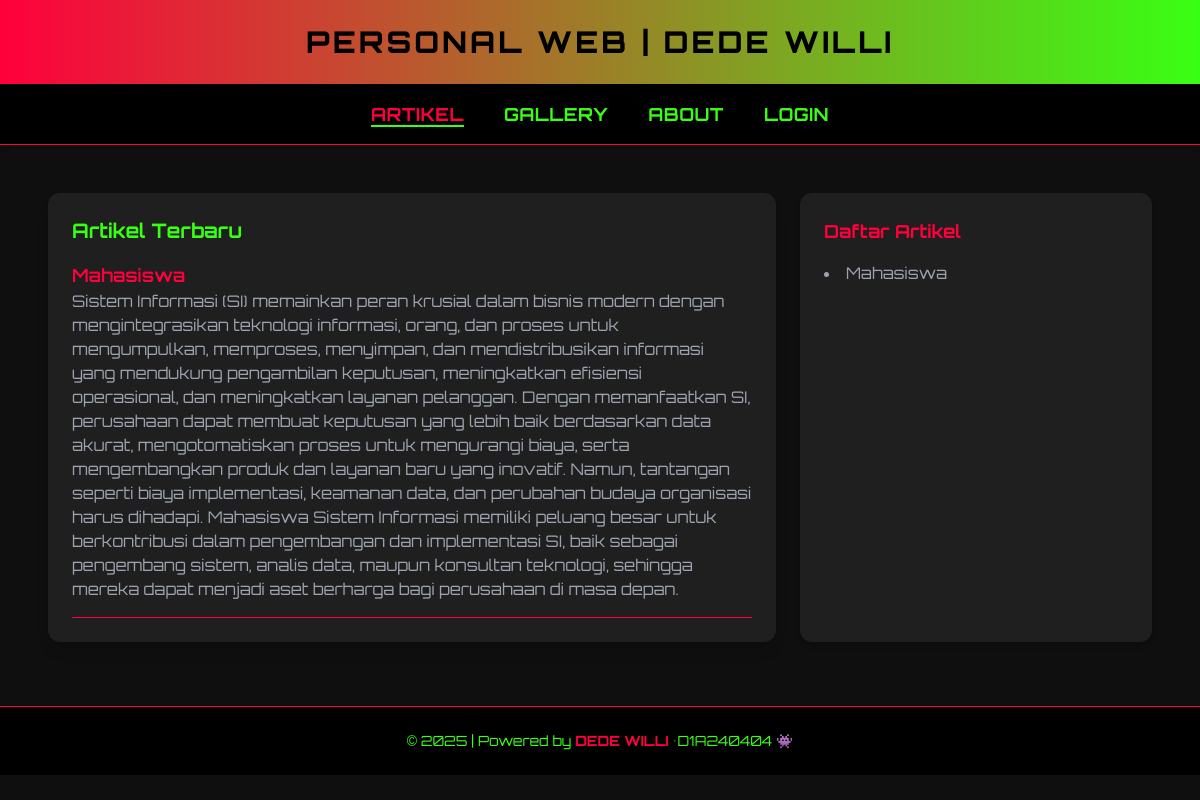
The page / on the database its author committed.
### tables this page shows
CREATE TABLE `tbl_artikel` (
  `id_artikel` int(5) NOT NULL,
  `nama_artikel` text NOT NULL,
  `isi_artikel` text NOT NULL
);

### index.php (the view, shortened to what this page needs)
<?php include "koneksi.php"; ?>
<!DOCTYPE html>
<html lang="en">
<head>
    <script src="https://cdn.tailwindcss.com"></script>
</head>
<body class="bg-darkbg text-white font-gamer min-h-screen flex flex-col">
    <header class="bg-gradient-to-r from-blood to-neon text-black text-center p-6 text-3xl font-extrabold tracking-widest shadow-neon">
        PERSONAL WEB | DEDE WILLI
    </header>
    <nav class="bg-black text-neon border-b border-blood shadow-md sticky top-0 z-50">
        <ul class="flex justify-center space-x-10 py-4 text-lg uppercase tracking-wide font-bold">
            <li><a href="index.php" class="text-blood border-b-2 border-neon">Artikel</a></li>
            <li><a href="gallery.php" class="hover:text-blood transition">Gallery</a></li>
            <li><a href="about.php" class="hover:text-blood transition">About</a></li>
            <li><a href="admin/login.php" class="hover:text-blood transition">Login</a></li>
        </ul>
    </nav>
    <main class="max-w-6xl mx-auto p-6 grid grid-cols-1 md:grid-cols-3 gap-6 mt-6">
        <section class="md:col-span-2 bg-steel p-6 rounded-xl shadow-lg hover:shadow-neon transition">
            <h2 class="text-xl font-bold mb-4 text-neon">Artikel Terbaru</h2>
            <div class="space-y-6">
                <?php
                $sql = "SELECT * FROM tbl_artikel ORDER BY id_artikel DESC";
                $query = mysqli_query($db, $sql);
                while ($data = mysqli_fetch_array($query)) {
                    echo "<div class='border-b border-blood pb-4'>";
                    echo "<h3 class='text-lg font-semibold text-blood'>" . htmlspecialchars($data['nama_artikel']) . "</h3>";
                    echo "<p class='text-graylite'>" . htmlspecialchars($data['isi_artikel']) . "</p>";
                    echo "</div>";
                }
                ?>
            </div>
        </section>
        <aside class="bg-steel p-6 rounded-xl shadow-md hover:shadow-redglow transition">
            <h2 class="text-lg font-bold mb-4 text-blood">Daftar Artikel</h2>
            <ul class="space-y-3 list-disc list-inside text-graylite">
                <?php
                $sql = "SELECT * FROM tbl_artikel ORDER BY id_artikel DESC";
                $query = mysqli_query($db, $sql);
                while ($data = mysqli_fetch_array($query)) {
                    echo "<li>" . htmlspecialchars($data['nama_artikel']) . "</li>";
                }
                ?>
            </ul>
        </aside>
    </main>
    <footer class="bg-black text-neon text-center py-6 mt-10 border-t border-blood text-sm">
        &copy; <?php echo date('Y'); ?> | Powered by <span class="text-blood font-bold">DEDE WILLI</span> •D1A240404 👾
    </footer>
</body>
</html>

### rows shown on the page
tbl_artikel: nama_artikel "Mahasiswa", isi_artikel "Sistem Informasi (SI) memainkan peran krusial dalam bisnis modern dengan mengintegrasikan teknologi informasi, orang, dan proses untuk mengumpulkan, memproses, menyimpan, dan mendistribusikan informasi yang mendukung pengambilan keputusan, meningkatkan efisiensi operasional, dan meningkatkan layanan pelanggan. Dengan memanfaatkan SI, perusahaan dapat membuat keputusan yang lebih baik berdasarkan data akurat, mengotomatiskan proses untuk mengurangi biaya, serta mengembangkan produk dan layanan baru yang inovatif. Namun, tantangan seperti biaya implementasi, keamanan data, dan perubahan budaya organisasi harus dihadapi. Mahasiswa Sistem Informasi memiliki peluang besar untuk berkontribusi…"
